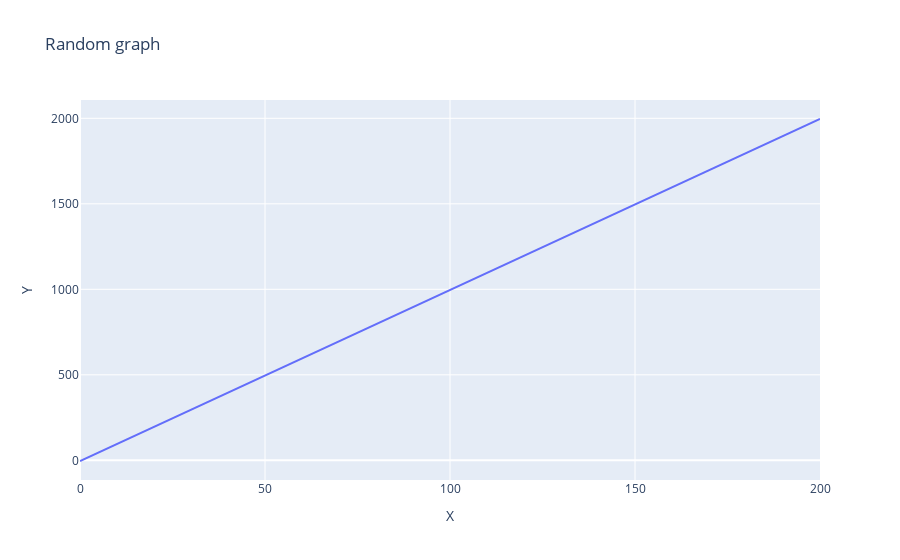

The notebook cell this image was saved under:
### Code cell
import chart_studio.plotly as py
import numpy as np
import pandas as pd
import plotly.express as px

df_price = pd.DataFrame({'X': np.linspace(0, 200)})
df_price['Y'] = 10 * df_price.X - 4
px.line(df_price,
        x='X',
        y='Y',
        title='Random graph')

### Figure 1 — Plotly figure (JSON) as saved in the notebook; plotly's stock layout.template omitted (floating-point values rounded to 4 significant figures)
{"data": [{"hoverlabel": {"namelength": 0}, "hovertemplate": "X=%{x}<br>Y=%{y}", "legendgroup": "", "line": {"color": "#636efa", "dash": "solid"}, "mode": "lines", "name": "", "showlegend": false, "type": "scatter", "x": [0, 4.082, 8.163, 12.24, 16.33, 20.41, 24.49, 28.57, 32.65, 36.73, 40.82, 44.9, 48.98, 53.06, 57.14, 61.22, 65.31, 69.39, 73.47, 77.55, 81.63, 85.71, 89.8, 93.88, 97.96, 102.0, 106.1, 110.2, 114.3, 118.4, 122.4, 126.5, 130.6, 134.7, 138.8, 142.9, 146.9, 151.0, 155.1, 159.2, 163.3, 167.3, 171.4, 175.5, 179.6, 183.7, 187.8, 191.8, 195.9, 200], "xaxis": "x", "y": [-4, 36.82, 77.63, 118.4, 159.3, 200.1, 240.9, 281.7, 322.5, 363.3, 404.2, 445.0, 485.8, 526.6, 567.4, 608.2, 649.1, 689.9, 730.7, 771.5, 812.3, 853.1, 894.0, 934.8, 975.6, 1016.0, 1057.0, 1098.0, 1139.0, 1180.0, 1220.0, 1261.0, 1302.0, 1343.0, 1384.0, 1425.0, 1465.0, 1506.0, 1547.0, 1588.0, 1629.0, 1669.0, 1710.0, 1751.0, 1792.0, 1833.0, 1874.0, 1914.0, 1955.0, 1996], "yaxis": "y"}], "layout": {"legend": {"tracegroupgap": 0}, "title": {"text": "Random graph"}, "xaxis": {"anchor": "y", "domain": [0, 1], "title": {"text": "X"}}, "yaxis": {"anchor": "x", "domain": [0, 1], "title": {"text": "Y"}}}}
